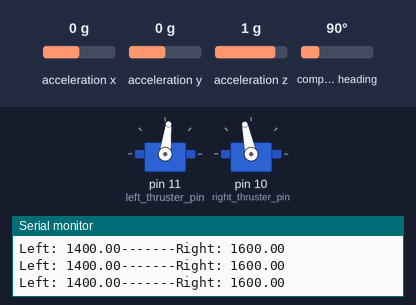
The sketch below on a simulated Arduino Uno, built with avr-gcc and run on an emulated ATmega328P. Parts: 2 × servo, the last lines printed to the serial monitor. Inputs (shaded band) come from the test bench; at power-on: compass heading 90°, acceleration x 0 g, acceleration y 0 g, acceleration z 1 g.

Above: at 7.2 s.
7.3 s: compass heading set to 7°
At 7.45 s:
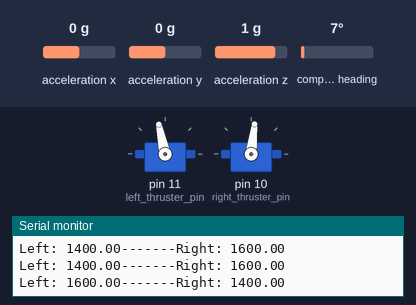
9.0 s: compass heading set to 90°
At 10.0 s:
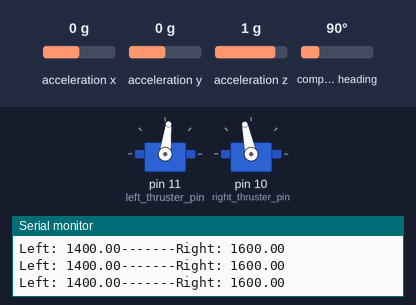
12.0 s: compass heading set to 176°
13.5 s: compass heading set to 184°
At 14.3 s:
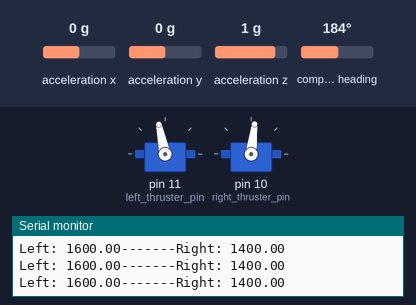
Timing chart, 0 to 16.0 s (numbered marks = the images above; inputs shaded):
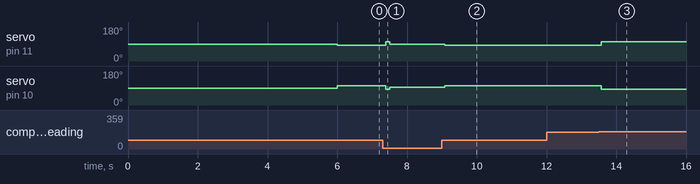

Measured:
- the behaviour switches between 180 and 181° on compass heading (found by bisection; images 2 and 3)
- after the input at 7.3 s, servo on pin 11 (left_thruster_pin): 83° → 102° after 0.10 s, → 90° 0.11 s later; servo on pin 10 (right_thruster_pin): 102° → 83° after 0.10 s, → 95° 0.11 s later
- after the input at 9.0 s, servo on pin 11 (left_thruster_pin): 90° → 83° after 0.08 s; servo on pin 10 (right_thruster_pin): 95° → 102° after 0.08 s
- after the input at 13.5 s, servo on pin 11 (left_thruster_pin): 83° → 102° after 0.07 s; servo on pin 10 (right_thruster_pin): 102° → 83° after 0.07 s

The sketch:

Horizontal_Thruster_Testing.ino
```cpp
/* Robosub 2019-2020 Horizontal Thruster Testing

   Current Revision 11 14 19:
      Only Horizontal Thrusters React

   All values with "//****"  can be personalized
*/


//All librarys and IMU setup
#include <PID_v1.h>
#include <Wire.h>
#include <Servo.h>
#include <Adafruit_BNO055.h>
#define BNO055_SAMPLERATE_DELAY_MS (100)
Adafruit_BNO055 bno = Adafruit_BNO055();


//Start thrusters as servos and set Pins**
Servo left_thruster;
Servo right_thruster;
double final_left_thruster_value;
double final_right_thruster_value;
int left_thruster_pin = 11;         //****
int right_thruster_pin = 10;        //****


//Start all PIDs and set k values**
double distance_input, distance_output, distance_setpoint;
double angle_input, angle_output, angle_setpoint;

double distance_kP = 1;            //****
double distance_kI = 0;            //****
double distance_kD = 0;            //****
double angle_kP = 3.5;             //****
double angle_kI = 0.0005;          //****
double angle_kD = 4;               //****

PID distance_PID  (&distance_input, &distance_output, &distance_setpoint,
                   distance_kP, distance_kI, distance_kD, DIRECT);
PID angle_PID     (&angle_input, &angle_output, &angle_setpoint,
                   angle_kP, angle_kI, angle_kD, DIRECT);


//Basic setup steps
void setup(){
  Serial.begin(9600);
  InitializeIMU();
  left_thruster.attach(left_thruster_pin);
  right_thruster.attach(right_thruster_pin);
  distance_PID.SetMode(AUTOMATIC);
  angle_PID.SetMode(AUTOMATIC);
  distance_PID.SetOutputLimits(-300.00, 300.00);     //assuming max power is +-300
  angle_PID.SetOutputLimits(-100.00, 100.00);

  distance_input = 0;                      //The distance input will always be 0

  distance_setpoint = 0;                   //****
  angle_setpoint = 0;                      //****
  delay(6000);
}


//Plugs IMU angle into PID and moves Thrusters
void loop(){
  IMU_x_angle();
  Horizontal_Outputs();
}


//Turns IMU data collecting on
void InitializeIMU(){
  Wire.begin();
  if(!bno.begin()) {
    /* There was a problem detecting the BNO055 ... check your connections */
    Serial.print("Ooops, no BNO055 detected ... Check your wiring or I2C ADDR!");
    while(1);
  }
  bno.setExtCrystalUse(true);
}


//Gets the X angle from the IMU
void IMU_x_angle(){
    imu::Vector<3> euler = bno.getVector(Adafruit_BNO055::VECTOR_EULER);
    angle_input = euler.x();
}


//Calculates PIDs and sends Outputs
void Horizontal_Outputs(){
  Path_Optimization();

  distance_PID.Compute();
  angle_PID.Compute();
  mixer();

  Serial.print("Left: ");
  Serial.print(final_left_thruster_value);
  Serial.print("-------");
  Serial.print("Right: ");
  Serial.println(final_right_thruster_value);
  left_thruster.writeMicroseconds(final_left_thruster_value);
  right_thruster.writeMicroseconds(final_right_thruster_value);
}


//Takes Error and Chooses which Direction to turn
void Path_Optimization(){
  double half_circle_pos = 180.00;
  double half_circle_neg = -180.00;
  double angle_error = angle_setpoint - angle_input;
  if (angle_error > half_circle_pos){
    angle_error = angle_error - 360;
  }
  else if (angle_error < half_circle_neg){
    angle_error = angle_error + 360;
  }

  angle_setpoint = angle_error + angle_input;
}


//Takes PID outputs and makes pwm for Thrusters
void mixer(){
    final_left_thruster_value = 1500 + distance_output + angle_output;
    final_right_thruster_value = 1500 + distance_output - angle_output;
}
```
